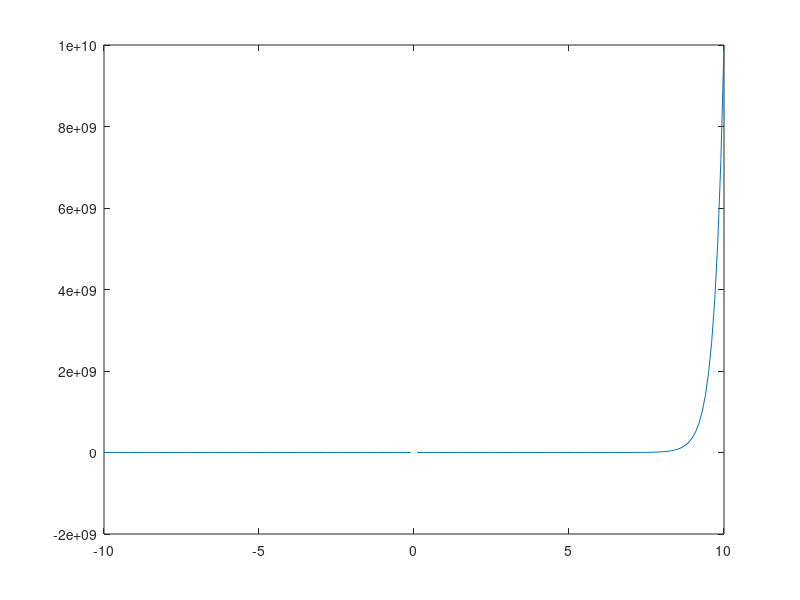

Write MATLAB code to recreate this figure.
clear
close all
clc

xx = -10:0.1:10;
f = @(x) atan((x+1)./(x-1));
y = atan((xx+1)./(xx-1));
%plot(xx,y)
y2 = xx./(sqrt(xx.^2-1));
%plot(xx,y2)
y3 = xx.^xx;
plot(xx,y3)

f(999999) % limita pro x->Inf
f(-9999999) % limita pro x->-Inf
f(1+eps) % limita pro x->1 zleva
f(1-eps) % limita pro x->1 zprava

